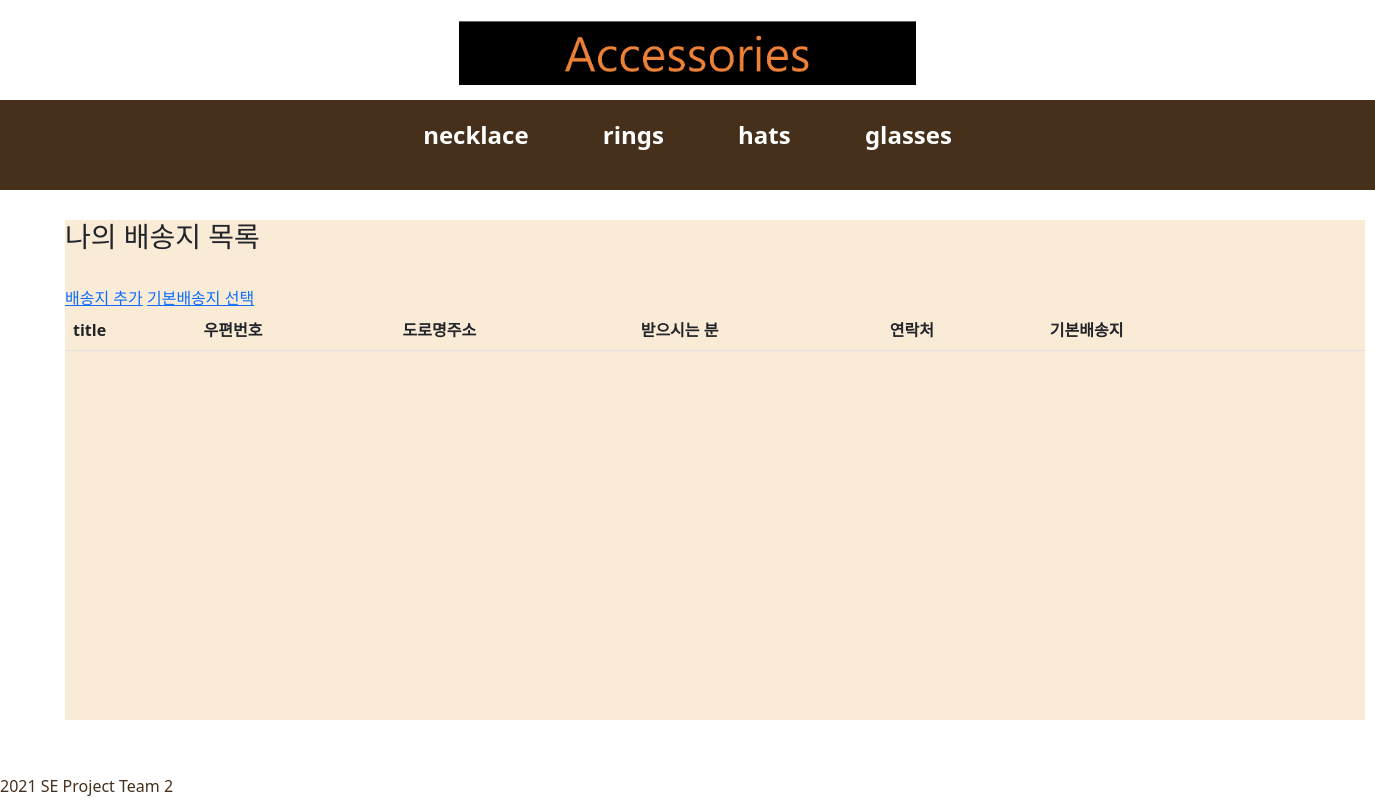
The page /create/ (signed in) on the database as committed earlier.
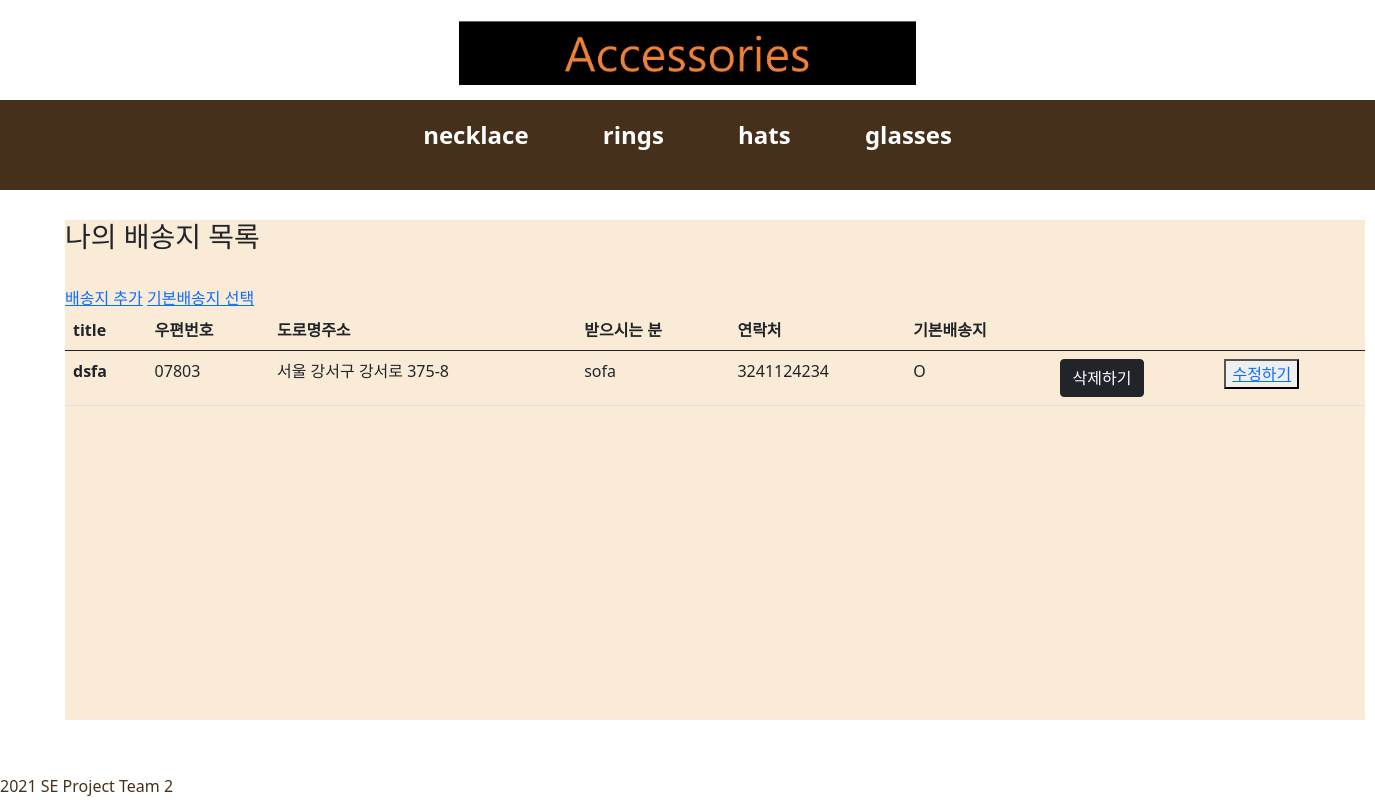
The same page on the database as committed later.
### shoppingApp/models.py (models this page shows, shortened)
class address(models.Model):
    accounts = models.ForeignKey(UserAccounts, on_delete=models.CASCADE, null=True)
    title = models.CharField(max_length=200)
    post_num= models.CharField(max_length=200,null=True)
    road_address=models.CharField(max_length=200,null=True)
    detail_address=models.TextField()
    post_name=models.CharField(max_length=20,null=True)
    post_phonenum=models.IntegerField(null=True)
    is_default = models.BooleanField(default='False')

### shoppingApp/views.py (the view)
# urls.py: path('create/', shoppingView.create_view, name='create'),
def create_view(request):
    cart_count=context_processors.counter(request)
    cart_count=int(cart_count)
    count={'cart_count':cart_count}
    uid=request.session.get('user_id')
    get_all=UserAccounts.objects.all()
    get_user=get_all.filter(user_id=uid)
    shippings = address.objects.filter(accounts__in=get_user)
    if shippings is None:
        return render(request, 'create.html')
    return render(request, 'create.html', {'shippings':  shippings, 'count':count})

### cartApp/context_processors.py (called while the page is built)
def counter(request):
    item_count=0
    if 'admin' in request.path:
        return {}
    else:
        try:
            cart= Cart.objects.filter(cart_id=request.session.get('user_id'))
            cart_items = CartItem.objects.all().filter(cart=cart[:1])
            for cart_item in cart_items:
                item_count+=cart_item.quantity
        except Cart.DoesNotExist:
            item_count=0
    return item_count

### shoppingApp/templates/create.html (shortened to what this page needs)
{% extends 'base.html' %}
{% block content %}
<section>
<div>
<h3>나의 배송지 목록</h3><br>
<a href="{%url 'newpost' %}">배송지 추가</a>
<a href="{%url 'create_default' %}">기본배송지 선택</a>
<table class="table">
    <thead>
      <tr>
        <th scope="col">title</th>
        <th scope="col">우편번호</th>
        <th scope="col">도로명주소</th>
        <th scope="col">받으시는 분</th>
        <th scope="col">연락처</th>
        <th scope="col">기본배송지</th>
        <th scope="col"></th>
        <th scope="col"></th>
      </tr>
    </thead>
    {% for address in shippings %}
    <tbody>
      <tr>
        <th scope="row">{{address.title}}</th>
        <td>{{address.post_num}}</td>
        <td>{{address.road_address}}</td>
        <td>{{address.post_name}}</td>
        <td>{{address.post_phonenum}}</td>
        {%if address.is_default%}
        <td>  O</td>
        {% else %}
        <td></td>
        {%endif %}
        <form action="{% url 'delete' address.pk%}" method="POST">
        <td><input class="btn btn-dark" type="submit" value="삭제하기" ></td>
        </form>
        <td><button type="button"><a href="{%url 'edit' address.pk%}">수정하기</a></button></td>
    </tbody>
    {%  endfor %}
</table>
</div>
</section>
{% endblock %}

Rows that differ between the two databases and show on the page:
added address: title "dsfa", post_num "07803", road_address "서울 강서구 강서로 375-8", post_name "sofa", post_phonenum "3241124234", is_default "O"
